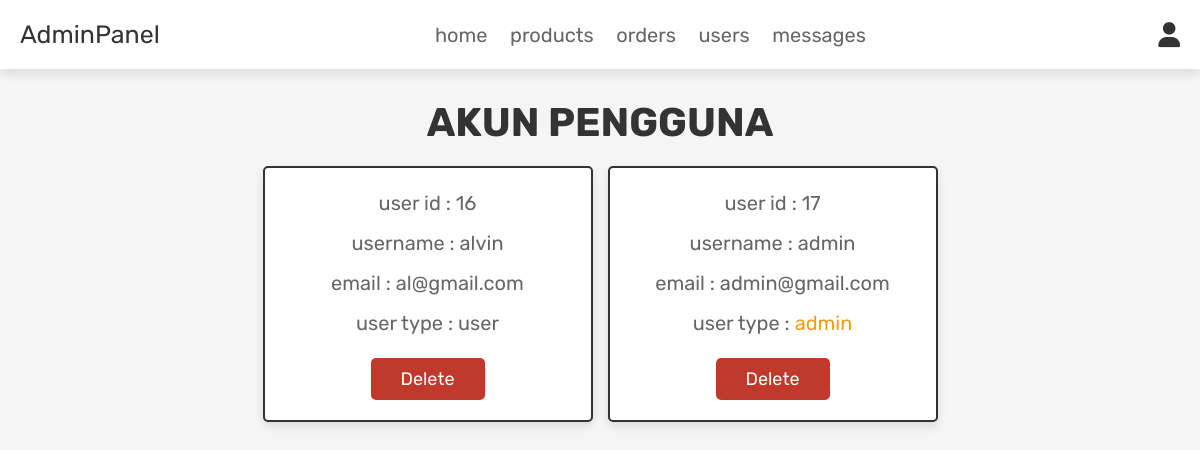
The page /admin_users.php (signed in) on the database its author committed.
### tables this page shows
CREATE TABLE `users` (
  `id` int(100) NOT NULL,
  `name` varchar(100) NOT NULL,
  `email` varchar(100) NOT NULL,
  `password` varchar(100) NOT NULL,
  `user_type` varchar(20) NOT NULL DEFAULT 'user'
);

### admin_users.php (the view, shortened to what this page needs)
<?php
@include 'config.php';
?>
<!DOCTYPE html>
<html lang="en">
<head>
   <link rel="stylesheet" href="https://cdnjs.cloudflare.com/ajax/libs/font-awesome/6.0.0/css/all.min.css">
   <link rel="stylesheet" href="css/admin_style.css">
</head>
<body>
<?php @include 'admin_header.php'; ?>
<section class="users">
   <h1 class="title">akun pengguna</h1>
   <div class="box-container">
      <?php
         $select_users = mysqli_query($conn, "SELECT * FROM `users`") or die('query failed');
         if(mysqli_num_rows($select_users) > 0){
            while($fetch_users = mysqli_fetch_assoc($select_users)){
      ?>
      <div class="box">
         <p>user id : <span><?php echo $fetch_users['id']; ?></span></p>
         <p>username : <span><?php echo $fetch_users['name']; ?></span></p>
         <p>email : <span><?php echo $fetch_users['email']; ?></span></p>
         <p>user type : <span style="color:<?php if($fetch_users['user_type'] == 'admin'){ echo 'var(--orange)'; }; ?>"><?php echo $fetch_users['user_type']; ?></span></p>
         <a href="admin_users.php?delete=<?php echo $fetch_users['id']; ?>" onclick="return confirm('delete this user?');" class="delete-btn">delete</a>
      </div>
      <?php
         }
      }
      ?>
   </div>
</section>
</body>
</html>

### css/admin_style.css (style rules this page uses)
:root { --blue:#1a3263; --red:#c0392b; --orange:#f39c12; --black:#333; --white:#fff; --light-color:#666; --light-white:#ccc; --light-bg:#f5f5f5; --border:.2rem solid var(--black); --box-shadow:0 .5rem 1rem rgba(0,0,0,.1); }
* { font-family: 'Rubik', sans-serif; margin:0; padding:0; box-sizing: border-box; outline: none; border:none; text-decoration: none; transition:all .2s linear; }
html { font-size: 62.5%; overflow-x: hidden; scroll-behavior: smooth; scroll-padding-top: 6.5rem; }
body { background: var(--light-bg); }
section { padding:3rem 2rem; }
.title { text-align: center; margin-bottom: 2rem; color:var(--black); text-transform: uppercase; font-size: 4rem; }
.btn, .delete-btn, .option-btn { display: inline-block; border-radius: .5rem; margin-top: 1rem; font-size: 1.8rem; color:var(--white); cursor: pointer; padding:1rem 3rem; text-transform: capitalize; }
.delete-btn { background-color: var(--red); }
.users .box-container { display: grid; grid-template-columns: repeat(auto-fit, 33rem); gap:1.5rem; align-items: flex-start; max-width: 1200px; margin: 0 auto; justify-content: center; }
.users .box-container .box { padding:2rem; border:var(--border); background-color: var(--white); box-shadow: var(--box-shadow); border-radius: .5rem; text-align: center; }
.users .box-container .box p { font-size: 2rem; color:var(--light-color); margin-bottom: 1rem; line-height: 1.5; }
.users .box-container .box p span { color:var(--pink); }
.users .box-container .box .delete-btn { margin-top: .5; }

### rows shown on the page
users: id "16", name "alvin", email "al@gmail.com", user_type "user"
users: id "17", name "admin", email "admin@gmail.com", user_type "admin"
